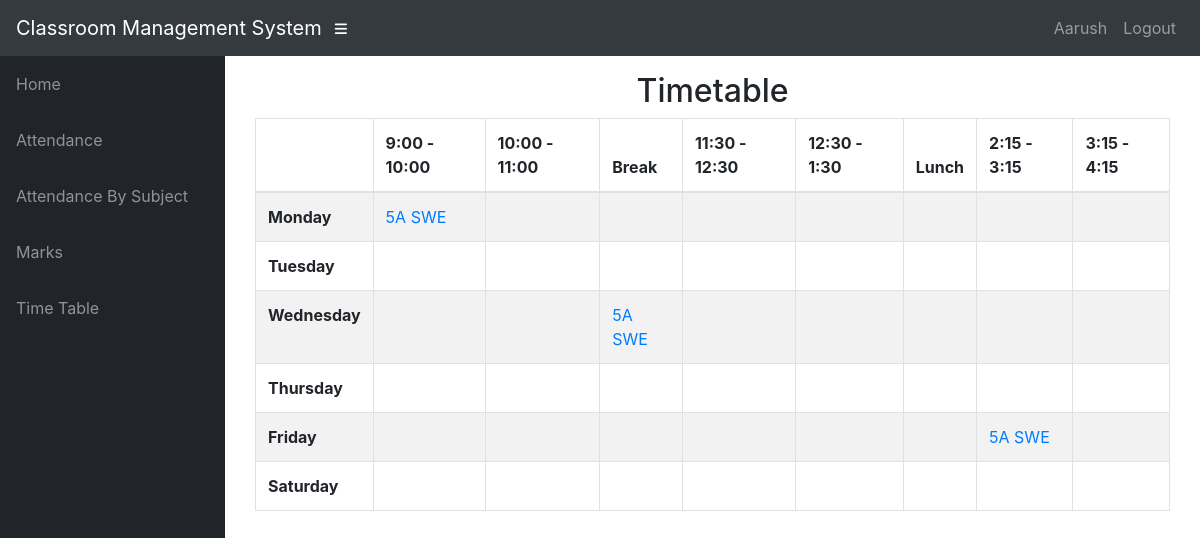
The page /teacher/11/t_timetable/ (signed in) on the database its author committed.
### info/models.py (models this page shows, shortened)
class User(AbstractUser):
    @property
    def is_student(self):
        if hasattr(self, 'student'):
            return True
        return False

class Student(models.Model):
    user = models.OneToOneField(User, on_delete=models.CASCADE, null=True)
    class_id = models.ForeignKey(Class, on_delete=models.CASCADE, default=1)
    USN = models.CharField(primary_key='True', max_length=100)
    name = models.CharField(max_length=200)
    sex = models.CharField(max_length=50, choices=sex_choice, default='Male')
    DOB = models.DateField(default='1998-01-01')

class AssignTime(models.Model):
    assign = models.ForeignKey(Assign, on_delete=models.CASCADE)
    period = models.CharField(max_length=50, choices=time_slots, default='11:30 - 12:30')
    day = models.CharField(max_length=15, choices=DAYS_OF_WEEK)

class Assign(models.Model):
    class_id = models.ForeignKey(Class, on_delete=models.CASCADE)
    course = models.ForeignKey(Course, on_delete=models.CASCADE)
    teacher = models.ForeignKey(Teacher, on_delete=models.CASCADE)
    class Meta:
        unique_together = (('course', 'class_id', 'teacher'),)

class Course(models.Model):
    dept = models.ForeignKey(Dept, on_delete=models.CASCADE)
    id = models.CharField(primary_key='True', max_length=50)
    name = models.CharField(max_length=50)
    shortname = models.CharField(max_length=50, default='X')

### info/views.py (the view)
# urls.py: path('teacher/<slug:teacher_id>/t_timetable/', views.t_timetable, name='t_timetable'),
@login_required()
def t_timetable(request, teacher_id):
    asst = AssignTime.objects.filter(assign__teacher_id=teacher_id)
    class_matrix = [[True for i in range(9)] for j in range(6)]
    for i, d in enumerate(DAYS_OF_WEEK):
        t = 0
        for j in range(9):
            if j == 0:
                class_matrix[i][0] = d[0]
                continue
            if j == 4 or j == 8:
                continue
            try:
                a = asst.get(period=time_slots[t][0], day=d[0])
                class_matrix[i][j] = a
            except AssignTime.DoesNotExist:
                pass
            t += 1
    context = {
        'class_matrix': class_matrix,
    }
    return render(request, 'info/t_timetable.html', context)

### info/templates/info/t_timetable.html
{% extends 'info/base.html' %}
    {% block content %}
    <div class="container">
        <div class="container">
            <div class="row">
                <div class="col-md-12">
                    <h2 class="text-center">
                        Timetable
                    </h2>
                </div>
                <div id="no-more-tables">
                     <div class="table-responsive">
                        <table class="col-sm-12 table table-bordered table-striped table- cf " id="dataTable" width="100%" cellspacing="0">
                            <thead class="cf">
                                <tr>
                                    <th>      </th>
                                    <th>9:00 - 10:00</th>
                                    <th>10:00 - 11:00</th>
                                    <th>Break</th>
                                    <th>11:30 - 12:30</th>
                                    <th>12:30 - 1:30</th>
                                    <th>Lunch</th>
                                    <th>2:15 - 3:15</th>
                                    <th>3:15 - 4:15</th>
                                </tr>
                            </thead>
                            <tbody>
                                {% for i in class_matrix %}
                                <tr>
                                    {% for j in i %}
                                        {% if forloop.counter == 1 %}
                                            <td><b>{{ j }}</b></td>
                                        {% elif j == True %}
                                            <td></td>
                                        {% else %}
                                            <td><a href="{% url 'free_teachers' j.id %}"
                                                    onclick="window.open('{% url 'free_teachers' j.id %}',
                                                                         'newwindow',
                                                                         'width=600,height=400');
                                                              return false;">{{ j.assign.class_id_id }} {{ j.assign.course.shortname }}</a>
                                            </td>
                                        {% endif %}
                                    {% endfor %}
                                </tr>
                                {% endfor %}
                            </tbody>
                        </table>
                     </div>
                </div>
            </div>
        </div>
    </div>
    {% endblock %}

### info/templates/info/base.html (shortened to what this page needs)
<!DOCTYPE html>
<html lang="en">
  <head>
      {% load static %}
    <link href="{% static '/info/bootstrap/vendor/bootstrap/css/bootstrap.min.css' %}" rel="stylesheet">
    <link href="{% static '/info/bootstrap/vendor/fontawesome-free/css/all.min.css' %}" rel="stylesheet" type="text/css">
    <link href="{% static '/info/bootstrap/vendor/datatables/dataTables.bootstrap4.css' %}" rel="stylesheet">
    <link href="{% static '/info/bootstrap/css/sb-admin.css' %}" rel="stylesheet">
  </head>
  <body id="page-top">
    <nav class="navbar navbar-expand navbar-dark bg-dark static-top">
      <a class="navbar-brand mr-1" href="{% url 'index' %}">Classroom Management System</a>
      <button class="btn btn-link btn-sm text-white order-1 order-sm-0" id="sidebarToggle" href="#">
        <i class="fas fa-bars"></i>
      </button>
        <div class="collapse navbar-collapse" id="navbarResponsive">
          <ul class="navbar-nav ml-auto">
            <li class="nav-item">
                {% if request.user.is_student %}
                    <a class="nav-link text-capitalize">{{ request.user.student.name }}</a>
                {% elif request.user.is_teacher %}
                    <a class="nav-link text-capitalize">{{ request.user.teacher.name }}</a>
                {% endif %}
            </li>
            <li class="nav-item">
                <a class="nav-link" href="#" data-toggle="modal" data-target="#logoutModal">Logout</a>
            </li>
          </ul>
        </div>
    </nav>
    <div id="wrapper">
      <ul class="sidebar navbar-nav">
            <li class="nav-item">
              <a class="nav-link" href="{% url 'index' %}">
                <span>Home</span>
              </a>
            </li>
        {% if request.user.is_student %}
            <li class="nav-item">
              <a class="nav-link" href="{% url 'attendance' request.user.student.USN %}">
                <span>Attendance</span>
              </a>
            </li>
            <li class="nav-item">
              <a class="nav-link" href="{% url 'attendance' request.user.student.USN %}">
                <span>Attendance By Subject</span>
              </a>
            </li>
            <li class="nav-item">
              <a class="nav-link" href="{% url 'marks_list' request.user.student.USN %}">
                <span>Marks</span>
              </a>
            </li>
              <li class="nav-item">
              <a class="nav-link" href="{% url 'timetable' request.user.student.class_id_id %}">
                <span>Time Table</span>
              </a>
            </li>
        {% endif %}
      </ul>
      <div id="content-wrapper">
        <div class="container-fluid">
            {% block content %}
            {% endblock %}
        </div>
      </div>
    </div>
  </body>
</html>

### rows shown on the page
User: user.student.name "Aarush"
AssignTime: i "Monday", assign.class_id_id "5A", assign.course.shortname "SWE"
AssignTime: i "Wednesday", assign.class_id_id "5A", assign.course.shortname "SWE"
AssignTime: i "Friday", assign.class_id_id "5A", assign.course.shortname "SWE"

### other values the page prints
{{ j }} "Tuesday" "Thursday" "Saturday"
